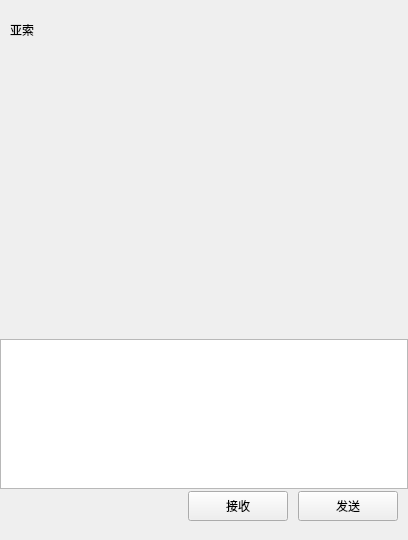
<?xml version="1.0" encoding="UTF-8"?>
<ui version="4.0">
 <class>ChatPage</class>
 <widget class="QWidget" name="ChatPage">
  <property name="geometry">
   <rect>
    <x>0</x>
    <y>0</y>
    <width>408</width>
    <height>540</height>
   </rect>
  </property>
  <property name="windowTitle">
   <string>Form</string>
  </property>
  <layout class="QVBoxLayout" name="verticalLayout">
   <property name="spacing">
    <number>5</number>
   </property>
   <property name="leftMargin">
    <number>0</number>
   </property>
   <property name="topMargin">
    <number>0</number>
   </property>
   <property name="rightMargin">
    <number>0</number>
   </property>
   <item>
    <widget class="QWidget" name="chat_data_wid" native="true">
     <property name="sizePolicy">
      <sizepolicy hsizetype="Fixed" vsizetype="Preferred">
       <horstretch>0</horstretch>
       <verstretch>0</verstretch>
      </sizepolicy>
     </property>
     <property name="minimumSize">
      <size>
       <width>400</width>
       <height>0</height>
      </size>
     </property>
     <property name="maximumSize">
      <size>
       <width>400</width>
       <height>16777215</height>
      </size>
     </property>
     <layout class="QVBoxLayout" name="verticalLayout_4">
      <property name="spacing">
       <number>0</number>
      </property>
      <property name="sizeConstraint">
       <enum>QLayout::SizeConstraint::SetMaximumSize</enum>
      </property>
      <property name="leftMargin">
       <number>0</number>
      </property>
      <property name="topMargin">
       <number>4</number>
      </property>
      <property name="rightMargin">
       <number>0</number>
      </property>
      <property name="bottomMargin">
       <number>0</number>
      </property>
      <item>
       <widget class="QWidget" name="titel_wid" native="true">
        <property name="minimumSize">
         <size>
          <width>0</width>
          <height>30</height>
         </size>
        </property>
        <property name="maximumSize">
         <size>
          <width>16777215</width>
          <height>60</height>
         </size>
        </property>
        <layout class="QVBoxLayout" name="verticalLayout_5">
         <property name="spacing">
          <number>0</number>
         </property>
         <property name="leftMargin">
          <number>8</number>
         </property>
         <property name="topMargin">
          <number>0</number>
         </property>
         <property name="rightMargin">
          <number>2</number>
         </property>
         <property name="bottomMargin">
          <number>2</number>
         </property>
         <item>
          <widget class="QWidget" name="wiget_2" native="true">
           <property name="sizeIncrement">
            <size>
             <width>0</width>
             <height>0</height>
            </size>
           </property>
           <layout class="QVBoxLayout" name="verticalLayout_6">
            <property name="spacing">
             <number>0</number>
            </property>
            <property name="leftMargin">
             <number>2</number>
            </property>
            <property name="topMargin">
             <number>0</number>
            </property>
            <property name="rightMargin">
             <number>2</number>
            </property>
            <property name="bottomMargin">
             <number>2</number>
            </property>
            <item>
             <widget class="QLabel" name="title_lb">
              <property name="text">
               <string>亚索</string>
              </property>
              <property name="alignment">
               <set>Qt::AlignmentFlag::AlignLeading|Qt::AlignmentFlag::AlignLeft|Qt::AlignmentFlag::AlignVCenter</set>
              </property>
             </widget>
            </item>
           </layout>
          </widget>
         </item>
        </layout>
       </widget>
      </item>
      <item>
       <widget class="ChatView" name="chat_data_list" native="true">
        <property name="sizePolicy">
         <sizepolicy hsizetype="Preferred" vsizetype="Preferred">
          <horstretch>0</horstretch>
          <verstretch>0</verstretch>
         </sizepolicy>
        </property>
        <property name="minimumSize">
         <size>
          <width>0</width>
          <height>250</height>
         </size>
        </property>
        <property name="maximumSize">
         <size>
          <width>16777215</width>
          <height>530</height>
         </size>
        </property>
        <property name="sizeIncrement">
         <size>
          <width>0</width>
          <height>1</height>
         </size>
        </property>
        <layout class="QVBoxLayout" name="verticalLayout_3">
         <property name="spacing">
          <number>0</number>
         </property>
         <property name="leftMargin">
          <number>0</number>
         </property>
         <property name="topMargin">
          <number>0</number>
         </property>
         <property name="rightMargin">
          <number>0</number>
         </property>
         <property name="bottomMargin">
          <number>0</number>
         </property>
        </layout>
       </widget>
      </item>
      <item>
       <widget class="QWidget" name="tool_wid" native="true">
        <property name="minimumSize">
         <size>
          <width>0</width>
          <height>30</height>
         </size>
        </property>
        <property name="maximumSize">
         <size>
          <width>16777215</width>
          <height>30</height>
         </size>
        </property>
        <layout class="QHBoxLayout" name="horizontalLayout_3">
         <property name="spacing">
          <number>4</number>
         </property>
         <property name="leftMargin">
          <number>1</number>
         </property>
         <property name="topMargin">
          <number>0</number>
         </property>
         <property name="rightMargin">
          <number>0</number>
         </property>
         <property name="bottomMargin">
          <number>0</number>
         </property>
         <item>
          <spacer name="horizontalSpacer_2">
           <property name="orientation">
            <enum>Qt::Orientation::Horizontal</enum>
           </property>
           <property name="sizeType">
            <enum>QSizePolicy::Policy::Fixed</enum>
           </property>
           <property name="sizeHint" stdset="0">
            <size>
             <width>5</width>
             <height>20</height>
            </size>
           </property>
          </spacer>
         </item>
         <item>
          <widget class="cilcklabel" name="emo_lb">
           <property name="minimumSize">
            <size>
             <width>25</width>
             <height>25</height>
            </size>
           </property>
           <property name="maximumSize">
            <size>
             <width>25</width>
             <height>25</height>
            </size>
           </property>
           <property name="text">
            <string/>
           </property>
          </widget>
         </item>
         <item>
          <spacer name="horizontalSpacer_4">
           <property name="orientation">
            <enum>Qt::Orientation::Horizontal</enum>
           </property>
           <property name="sizeType">
            <enum>QSizePolicy::Policy::Fixed</enum>
           </property>
           <property name="sizeHint" stdset="0">
            <size>
             <width>5</width>
             <height>20</height>
            </size>
           </property>
          </spacer>
         </item>
         <item>
          <widget class="cilcklabel" name="file_lb">
           <property name="minimumSize">
            <size>
             <width>25</width>
             <height>25</height>
            </size>
           </property>
           <property name="maximumSize">
            <size>
             <width>25</width>
             <height>25</height>
            </size>
           </property>
           <property name="text">
            <string/>
           </property>
          </widget>
         </item>
         <item>
          <spacer name="horizontalSpacer_3">
           <property name="orientation">
            <enum>Qt::Orientation::Horizontal</enum>
           </property>
           <property name="sizeHint" stdset="0">
            <size>
             <width>40</width>
             <height>20</height>
            </size>
           </property>
          </spacer>
         </item>
        </layout>
       </widget>
      </item>
      <item>
       <widget class="MessageTextEdit" name="chat_edit">
        <property name="minimumSize">
         <size>
          <width>0</width>
          <height>150</height>
         </size>
        </property>
        <property name="maximumSize">
         <size>
          <width>16777215</width>
          <height>150</height>
         </size>
        </property>
        <property name="sizeIncrement">
         <size>
          <width>150</width>
          <height>100</height>
         </size>
        </property>
       </widget>
      </item>
      <item>
       <widget class="QWidget" name="rece_and_sendwig" native="true">
        <property name="maximumSize">
         <size>
          <width>16777215</width>
          <height>40</height>
         </size>
        </property>
        <property name="sizeIncrement">
         <size>
          <width>0</width>
          <height>40</height>
         </size>
        </property>
        <layout class="QHBoxLayout" name="horizontalLayout_4">
         <property name="spacing">
          <number>0</number>
         </property>
         <property name="leftMargin">
          <number>0</number>
         </property>
         <property name="topMargin">
          <number>2</number>
         </property>
         <property name="rightMargin">
          <number>0</number>
         </property>
         <property name="bottomMargin">
          <number>10</number>
         </property>
         <item>
          <spacer name="horizontalSpacer_5">
           <property name="orientation">
            <enum>Qt::Orientation::Horizontal</enum>
           </property>
           <property name="sizeHint" stdset="0">
            <size>
             <width>40</width>
             <height>20</height>
            </size>
           </property>
          </spacer>
         </item>
         <item>
          <widget class="Clickedbtn" name="receive_btn">
           <property name="minimumSize">
            <size>
             <width>100</width>
             <height>30</height>
            </size>
           </property>
           <property name="text">
            <string>接收</string>
           </property>
          </widget>
         </item>
         <item>
          <spacer name="horizontalSpacer_6">
           <property name="orientation">
            <enum>Qt::Orientation::Horizontal</enum>
           </property>
           <property name="sizeType">
            <enum>QSizePolicy::Policy::Fixed</enum>
           </property>
           <property name="sizeHint" stdset="0">
            <size>
             <width>10</width>
             <height>20</height>
            </size>
           </property>
          </spacer>
         </item>
         <item>
          <widget class="Clickedbtn" name="send_btn">
           <property name="minimumSize">
            <size>
             <width>100</width>
             <height>30</height>
            </size>
           </property>
           <property name="text">
            <string>发送</string>
           </property>
          </widget>
         </item>
         <item>
          <spacer name="horizontalSpacer_7">
           <property name="orientation">
            <enum>Qt::Orientation::Horizontal</enum>
           </property>
           <property name="sizeType">
            <enum>QSizePolicy::Policy::Fixed</enum>
           </property>
           <property name="sizeHint" stdset="0">
            <size>
             <width>10</width>
             <height>20</height>
            </size>
           </property>
          </spacer>
         </item>
        </layout>
       </widget>
      </item>
     </layout>
    </widget>
   </item>
  </layout>
 </widget>
 <customwidgets>
  <customwidget>
   <class>Clickedbtn</class>
   <extends>QPushButton</extends>
   <header location="global">clickedbtn.h</header>
  </customwidget>
  <customwidget>
   <class>cilcklabel</class>
   <extends>QLabel</extends>
   <header>cilcklabel.h</header>
  </customwidget>
  <customwidget>
   <class>ChatView</class>
   <extends>QWidget</extends>
   <header>chatview.h</header>
   <container>1</container>
  </customwidget>
  <customwidget>
   <class>MessageTextEdit</class>
   <extends>QTextEdit</extends>
   <header>messagetextedit.h</header>
  </customwidget>
 </customwidgets>
 <resources/>
 <connections/>
</ui>
